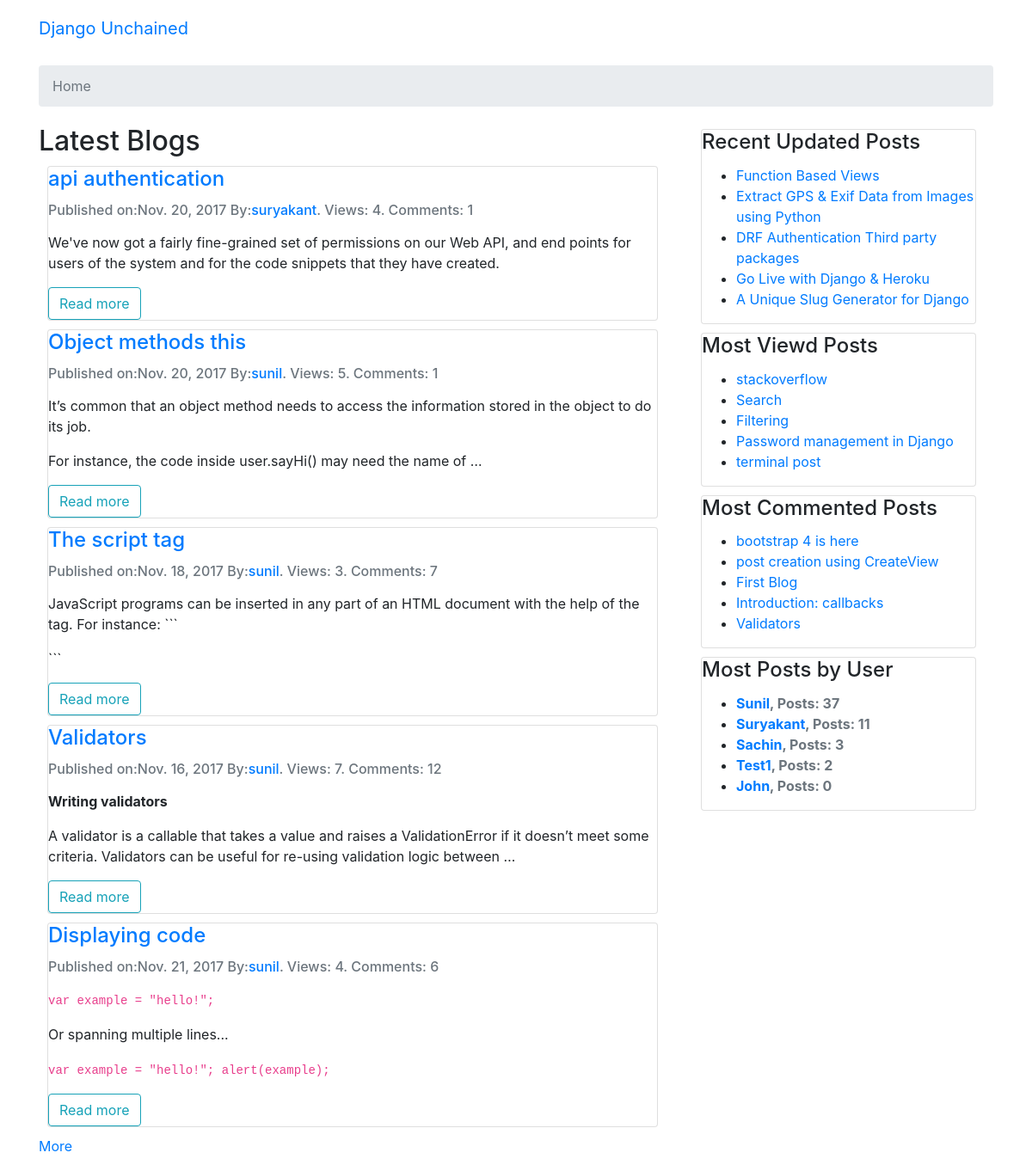
/?page=3, run on the app's committed database.
### posts/models.py (models this page shows, shortened)
class Post(models.Model):
	user 			= models.ForeignKey(settings.AUTH_USER_MODEL, related_name = 'posts', default=1)
	title 			= models.CharField(max_length=120)
	slug 			= models.SlugField(unique=True)
	image 			= models.ImageField(upload_to='media/',
		null = True,
		blank=True,
		width_field="width_field",
		height_field="height_field"
		)
	height_field 	= models.IntegerField(default=0)
	width_field 	= models.IntegerField(default=0)
	content 		= models.TextField()
	draft 			= models.BooleanField(default = False)
	approved 		= models.BooleanField(default = False)
	publish 		= models.DateField(auto_now=False, auto_now_add=False, blank=True, null=True)
	read_time 		= models.IntegerField(default = 0)
	views 			= models.PositiveIntegerField(default=0)
	updated 		= models.DateTimeField(auto_now=True, auto_now_add=False)
	timestamp 		= models.DateTimeField(auto_now=False, auto_now_add=True)
	objects = PostManager()
	class Meta:
		verbose_name_plural = "01 Posts"
		ordering = ['-timestamp',]
	def get_content_as_markdown(self):
		return mark_safe(markdown(self.content, safe_mode='escape'))
	def get_absolute_url(self):
		return reverse_lazy('posts:details', args=[str(self.id)])

### posts/views.py (the view)
# urls.py: url(r'^$', post_views.HomeView.as_view(), name='home'),
class HomeView(ListView):
	model = Post
	template_name = 'home.html'
	context_object_name = 'posts'
	paginate_by = 5
	def get_queryset(self):
		queryset = Post.objects.published()
		return queryset

### posts/managers.py (called while the page is built)
	def published(self):
		return self.filter(
			Q(draft = False),
			Q(approved = True)
			)

	def get_queryset(self):
		return PostQuerySet(self.model, using = self._db)

	def published(self):
		return	self.get_queryset().published()

### posts/templatetags/post_extras.py (called while the page is built)
@register.inclusion_tag('posts/includes/custom_tags_posts_list.html')
def latest_updated_posts():
	posts_list = Post.objects.published().order_by('-updated')[:5]
	return {'posts_list': posts_list}

@register.inclusion_tag('posts/includes/custom_tags_posts_list.html')
def most_viewd_posts():
	posts_list = Post.objects.published().order_by('-views')[:5]
	return {'posts_list': posts_list}

@register.inclusion_tag('posts/includes/custom_tags_posts_list.html')
def most_commented_posts():
	posts_objects = Post.objects.annotate(num_comments=Count('comments'))
	posts_list = posts_objects.order_by('-num_comments')[:5]
	return {'posts_list':posts_list}

@register.inclusion_tag('posts/includes/posts_count_by_user_list.html')
def most_posts_by_user():
	posts_objects = User.objects.annotate(num_posts=Count('posts'))
	user_list = posts_objects.order_by('-num_posts')[:5]
	return {'user_list':user_list}

### templates/home.html (shortened to what this page needs)
{% extends 'base.html' %}
{% block breadcrumb %}
	<li class="breadcrumb-item active">Home</li>
{% endblock %}
{% block content %}
<div class="row">
	<div class="container col-sm-8">
		<h2>Latest Blogs</h2>
		<div class="infinite-container">
		{% for post in posts %}
			<div class="infinite-item">
			<div class="card ">
			  <div class="card-block">
			     <h4 class="card-title"><a href="{% url 'posts:details' post.id %}">{{ post.title }} </a></h4>
			    <h6 class="card-subtitle mb-2 text-muted mt-auto">Published on:{{ post.publish }} By:<a href="{% url 'posts:list' %}?q={{ post.user }}">{{ post.user}}</a>. Views: {{ post.views }}. Comments: {{ post.comments.count }} </h6>
			    <p class="card-text">
			    {{ post.get_content_as_markdown|truncatewords:30 }}</p>
			    <a href="{{ post.get_absolute_url }}" class="card-link btn btn-outline-info" role="button">Read more</a>
			  </div>
			</div>
			</div>
		{% endfor %}
		</div>
  		{% if page_obj.has_next %}
    		<a class="infinite-more-link" href="?page={{ page_obj.next_page_number }}">More</a>
  		{% endif %}
	</div>
	<div class="col-sm-4">
		{% include 'includes/sidebar.html' %}
	</div>
</div>
{% endblock %}

### posts/templates/posts/includes/custom_tags_posts_list.html
<ul>
{% for post in posts_list %}
	<li><a href="{% url 'posts:details' post.id %}">{{ post.title }}</a></li>
{% endfor %}
</ul>

### posts/templates/posts/includes/posts_count_by_user_list.html
<ul>
{% for user in user_list %}
	<li><strong class="text-muted"><a href="{% url 'posts:list' %}?q={{ user }}">{{ user.username|title }}</a>, Posts: {{ user.posts.count }}</strong></li>
{% endfor %}
</ul>

### static/css/app.css (style rules this page uses)
.card { margin: 10px; }
.container { margin-top : 05px; margin-bottom: 05px; }

### data on the page
Post: title "api authentication", publish "Nov. 20, 2017", user "suryakant", views "4", comments.count "1", get_content_as_markdown "We've now got a fairly fine-grained set of permissions on our Web API, and end points for users of the system and for the code snippets that they have created."
Post: title "Object methods this", publish "Nov. 20, 2017", user "sunil", views "5", comments.count "1", get_content_as_markdown "It’s common that an object method needs to access the information stored in the object to do its job. For instance, the code inside user.sayHi() may need the name of …"
Post: title "The script tag", publish "Nov. 18, 2017", user "sunil", views "3", comments.count "7", get_content_as_markdown "JavaScript programs can be inserted in any part of an HTML document with the help of the tag. For instance: ``` ```"
Post: title "Validators", publish "Nov. 16, 2017", user "sunil", views "7", comments.count "12", get_content_as_markdown "Writing validators A validator is a callable that takes a value and raises a ValidationError if it doesn’t meet some criteria. Validators can be useful for re-using validation logic between …"
Post: title "Displaying code", publish "Nov. 21, 2017", user "sunil", views "4", comments.count "6", get_content_as_markdown "var example = \"hello!\"; Or spanning multiple lines... var example = \"hello!\"; alert(example);"
Post: title "Function Based Views"
Post: title "Extract GPS & Exif Data from Images using Python"
Post: title "DRF Authentication Third party packages"
Post: title "Go Live with Django & Heroku"
Post: title "A Unique Slug Generator for Django"
Post: title "stackoverflow"
Post: title "Search"
Post: title "Filtering"
Post: title "Password management in Django"
Post: title "terminal post"
Post: title "bootstrap 4 is here"
Post: title "post creation using CreateView"
Post: title "First Blog"
Post: title "Introduction: callbacks"

### other printed values
{{ user.username|title }} "Sunil"
{{ user.posts.count }} "37"
{{ user.username|title }} "Suryakant"
{{ user.posts.count }} "11"
{{ user.username|title }} "Sachin"
{{ user.posts.count }} "3"
{{ user.username|title }} "Test1"
{{ user.posts.count }} "2"
{{ user.username|title }} "John"
{{ user.posts.count }} "0"
